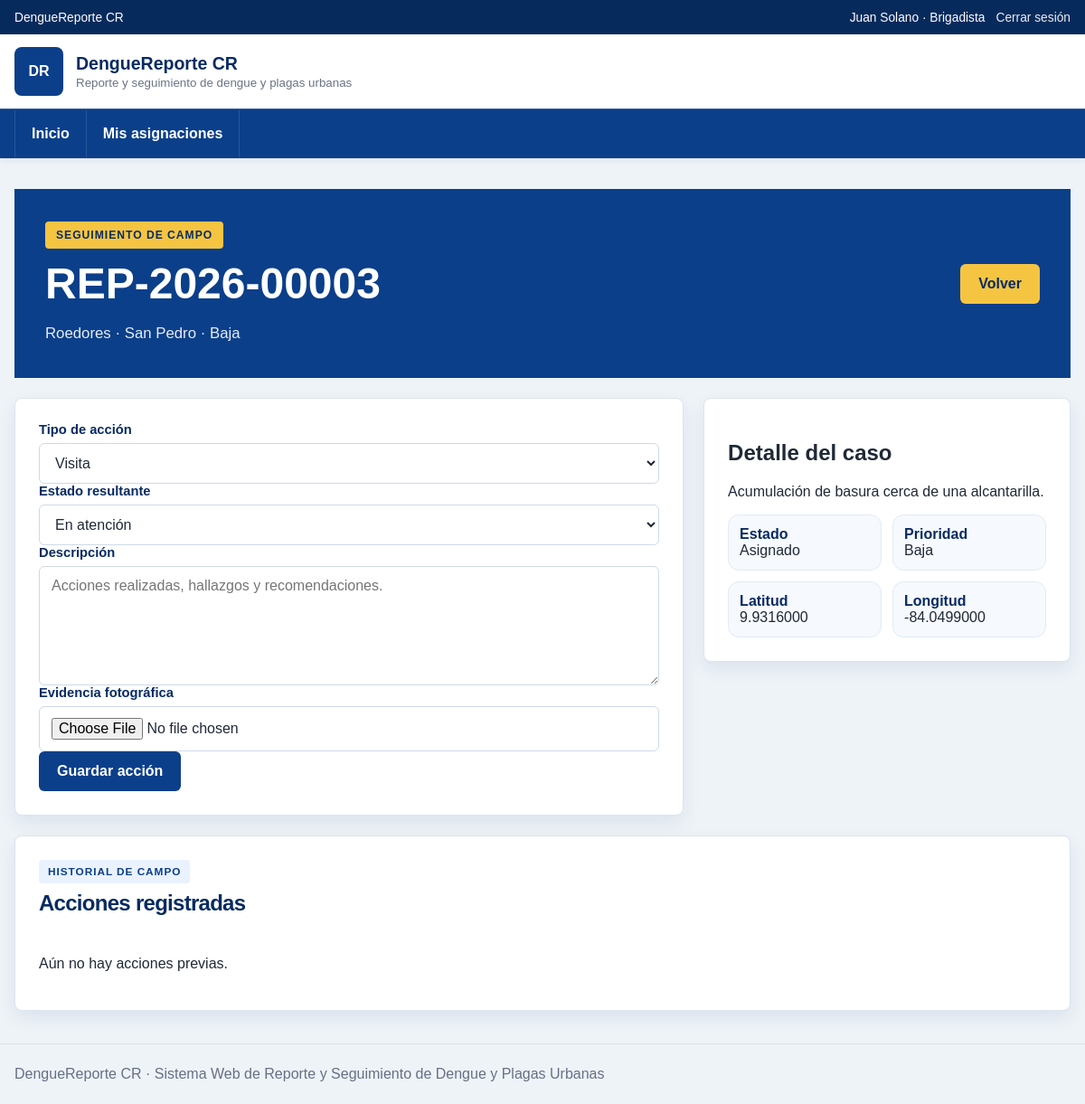
The app's page /index.php?controller=brigadista&action=accion&reporte_id=3 (signed in) with its own data.
### tables this page shows
CREATE TABLE asignaciones (
  id INT AUTO_INCREMENT PRIMARY KEY,
  reporte_id INT NOT NULL,
  brigadista_id INT NOT NULL,
  inspector_id INT NOT NULL,
  fecha_asignacion DATETIME NOT NULL DEFAULT CURRENT_TIMESTAMP,
  prioridad ENUM('Alta','Media','Baja') NOT NULL,
  activa TINYINT(1) NOT NULL DEFAULT 1,
  motivo_reasignacion VARCHAR(255) NULL,
  CONSTRAINT fk_asignacion_reporte FOREIGN KEY (reporte_id) REFERENCES reportes(id),
  CONSTRAINT fk_asignacion_brigadista FOREIGN KEY (brigadista_id) REFERENCES usuarios(id),
  CONSTRAINT fk_asignacion_inspector FOREIGN KEY (inspector_id) REFERENCES usuarios(id),
  INDEX idx_asignacion_activa(brigadista_id,activa)
);

CREATE TABLE reportes (
  id INT AUTO_INCREMENT PRIMARY KEY,
  codigo VARCHAR(30) UNIQUE NULL,
  usuario_id INT NOT NULL,
  zona_id INT NOT NULL,
  latitud DECIMAL(10,7) NOT NULL,
  longitud DECIMAL(10,7) NOT NULL,
  descripcion TEXT NOT NULL,
  tipo_foco_id INT NOT NULL,
  estado_id INT NOT NULL,
  prioridad ENUM('Alta','Media','Baja') NOT NULL DEFAULT 'Media',
  validado TINYINT(1) NOT NULL DEFAULT 0,
  fecha_creacion DATETIME NOT NULL DEFAULT CURRENT_TIMESTAMP,
  fecha_resolucion DATETIME NULL,
  CONSTRAINT fk_reporte_usuario FOREIGN KEY (usuario_id) REFERENCES usuarios(id),
  CONSTRAINT fk_reporte_zona FOREIGN KEY (zona_id) REFERENCES zonas(id),
  CONSTRAINT fk_reporte_tipo FOREIGN KEY (tipo_foco_id) REFERENCES tipos_foco(id),
  CONSTRAINT fk_reporte_estado FOREIGN KEY (estado_id) REFERENCES estados_reporte(id),
  INDEX idx_reporte_estado(estado_id),
  INDEX idx_reporte_zona(zona_id),
  INDEX idx_reporte_fecha(fecha_creacion)
);

CREATE TABLE tipos_foco (
  id INT AUTO_INCREMENT PRIMARY KEY,
  nombre VARCHAR(60) NOT NULL UNIQUE
);

CREATE TABLE zonas (
  id INT AUTO_INCREMENT PRIMARY KEY,
  nombre VARCHAR(100) NOT NULL,
  descripcion VARCHAR(255),
  latitud_centro DECIMAL(10,7) NOT NULL,
  longitud_centro DECIMAL(10,7) NOT NULL,
  municipalidad_id INT NULL,
  CONSTRAINT fk_zona_municipalidad FOREIGN KEY (municipalidad_id) REFERENCES municipalidades(id)
);

CREATE TABLE estados_reporte (
  id INT AUTO_INCREMENT PRIMARY KEY,
  nombre VARCHAR(40) NOT NULL UNIQUE
);

### app/core/Controller.php (called while the page is built, shortened)
<?php
class Controller
{
    protected function render(string $view, array $data = []): void
    {
        extract($data, EXTR_SKIP);
        require APP_PATH . '/views/layouts/header.php';
        require APP_PATH . '/views/' . $view . '.php';
        require APP_PATH . '/views/layouts/footer.php';
    }
}

### app/controllers/BrigadistaController.php (called while the page is built, shortened)
<?php
class BrigadistaController extends Controller
{
    private FieldActionModel $field;
    public function __construct()
    {
        $db = Database::getConnection();
        $this->field = new FieldActionModel($db);
    }
    public function accion(): void
    {
        $reporteId = (int)($_GET['reporte_id'] ?? $_POST['reporte_id'] ?? 0);
        $caso = $reporteId ? $this->field->assignment($reporteId, Auth::id()) : null;
        $this->render('brigadista/accion', [
            'pageTitle' => 'Registrar acción de campo',
            'caso' => $caso,
            'acciones' => $this->field->actions($reporteId),
            'historial' => $this->field->history($reporteId),
        ]);
    }
}

### public/index.php (called while the page is built, shortened)
<?php
require APP_PATH . '/core/helpers.php';
require APP_PATH . '/core/Auth.php';
require APP_PATH . '/core/Controller.php';
$action = $_GET['action'] ?? 'index';
try {
    $controller = new $map[$controllerName]();
    $controller->$action();
} catch (PDOException $e) {
    http_response_code(500);
    $message = (getenv('APP_ENV') ?: 'local') === 'local'
        ? $e->getMessage()
        : 'Error de base de datos.';
    echo '<h1>Error de conexión</h1><p>'
        . htmlspecialchars($message, ENT_QUOTES, 'UTF-8')
        . '</p>';
}

### app/core/Auth.php (called while the page is built, shortened)
<?php
class Auth
{
    public static function id(): ?int
    {
        return isset($_SESSION['user']['id']) ? (int)$_SESSION['user']['id'] : null;
    }
}

### app/models/FieldActionModel.php (called while the page is built, shortened)
<?php
class FieldActionModel
{
    public function assignment(int $reporteId, int $brigadistaId): ?array
    {
        $sql = "
            SELECT
                a.*,
                r.codigo,
                r.descripcion,
                r.latitud,
                r.longitud,
                r.usuario_id,
                r.estado_id,
                r.prioridad,
                z.nombre AS zona,
                t.nombre AS tipo,
                e.nombre AS estado
            FROM asignaciones a
            JOIN reportes r ON r.id = a.reporte_id
            JOIN zonas z ON z.id = r.zona_id
            JOIN tipos_foco t ON t.id = r.tipo_foco_id
            JOIN estados_reporte e ON e.id = r.estado_id
            WHERE a.reporte_id = :reporte
              AND a.brigadista_id = :brigadista
              AND a.activa = 1
            LIMIT 1
        ";
        $stmt = $this->db->prepare($sql);
        $stmt->execute([
            'reporte' => $reporteId,
            'brigadista' => $brigadistaId,
        ]);
        return $stmt->fetch() ?: null;
    }
}

### app/core/helpers.php (called while the page is built, shortened)
<?php
function url(string $controller = 'home', string $action = 'index', array $params = []): string
{
    $query = array_merge(['controller' => $controller, 'action' => $action], $params);
    return 'index.php?' . http_build_query($query);
}
function e(?string $value): string
{
    return htmlspecialchars((string)$value, ENT_QUOTES, 'UTF-8');
}

### app/views/brigadista/accion.php (the view, shortened to what this page needs)
<section class="page-hero mvc-hero">
  <div>
    <span class="tag">Seguimiento de campo</span>
    <h1><?= e($caso['codigo']) ?></h1>
    <p><?= e($caso['tipo']) ?> · <?= e($caso['zona']) ?> · <?= e($caso['prioridad']) ?></p>
  </div>
  <a class="btn btn-glow" href="<?= url('brigadista', 'asignaciones') ?>">Volver</a>
</section>
<section class="mvc-two-col">
  <form method="post" enctype="multipart/form-data" class="card panel-card stack">
    <div class="field">
      <label>Tipo de acción</label>
      <select name="tipo_accion" required>
        <option value="Visita">Visita</option>
      </select>
    </div>
    <div class="field">
      <label>Estado resultante</label>
      <select name="estado_resultado" required>
        <option value="En atención">En atención</option>
      </select>
    </div>
    <div class="field">
      <label>Descripción</label>
      <textarea name="descripcion" required minlength="10" placeholder="Acciones realizadas, hallazgos y recomendaciones."></textarea>
    </div>
    <div class="field">
      <label>Evidencia fotográfica</label>
      <input type="file" name="evidencia" accept="image/jpeg,image/png,image/webp">
    </div>
    <button class="btn" type="submit">Guardar acción</button>
  </form>
  <div class="card panel-card">
    <h2>Detalle del caso</h2>
    <p><?= e($caso['descripcion']) ?></p>
    <div class="detail-list">
      <div><strong>Estado</strong><br><?= e($caso['estado']) ?></div>
      <div><strong>Prioridad</strong><br><?= e($caso['prioridad']) ?></div>
      <div><strong>Latitud</strong><br><?= e($caso['latitud']) ?></div>
      <div><strong>Longitud</strong><br><?= e($caso['longitud']) ?></div>
    </div>
  </div>
</section>
<section class="card panel-card mvc-section-space">
  <div class="section-title">
    <div><span class="eyebrow">Historial de campo</span><h2>Acciones registradas</h2></div>
  </div>
  <div class="timeline-grid">
    <?php if (!$acciones): ?><p>Aún no hay acciones previas.</p><?php endif; ?>
  </div>
</section>

### css/style.css (style rules this page uses)
:root { --azul: #0b3f8a; --azul-oscuro: #072b62; --azul-suave: #eaf2ff; --celeste: #00a6d6; --amarillo: #f5c542; --verde: #2f9e44; --rojo: #d94848; --naranja: #f08c00; --texto: #1f2937; --muted: #687487; --linea: #dbe4f0; --fondo: #f4f7fb; --blanco: #ffffff; --sombra: 0 18px 42px rgba(7, 43, 98, 0.13); --radio: 18px; font-family: Arial, Helvetica, sans-serif; }
* { box-sizing: border-box; }
html { scroll-behavior: smooth; }
body { margin: 0; min-height: 100vh; color: var(--texto); background: radial-gradient(circle at top right, rgba(0, 166, 214, .12), transparent 320px), linear-gradient(180deg, #ffffff 0, var(--fondo) 360px, #eef3f9 100%); }
a { color: inherit; text-decoration: none; }
button, input, select, textarea { font: inherit; }
.status-pill, .tag, .eyebrow, .owner, .map-chip { display: inline-flex; align-items: center; gap: 7px; width: fit-content; border-radius: 999px; font-weight: 800; }
.hero, .page-hero { position: relative; overflow: hidden; color: #fff; border-radius: 0 0 34px 34px; background: linear-gradient(100deg, rgba(7, 43, 98, .98), rgba(11, 63, 138, .92)), radial-gradient(circle at 92% 18%, rgba(245, 197, 66, .42), transparent 270px); }
.hero::after, .page-hero::after { content: ""; position: absolute; right: -80px; bottom: -120px; width: 320px; height: 320px; border-radius: 50%; border: 42px solid rgba(255,255,255,.08); }
.page-hero { margin-bottom: 28px; padding: 36px 34px; display: flex; align-items: center; justify-content: space-between; gap: 20px; }
.hero-copy h1, .page-hero h1 { margin: 12px 0 14px; max-width: 760px; line-height: 1.03; font-size: clamp(2.1rem, 4.8vw, 4.1rem); letter-spacing: -.05em; }
.hero-copy p, .page-hero p { max-width: 680px; margin: 0; color: rgba(255,255,255,.88); line-height: 1.65; font-size: 1.05rem; }
.tag { padding: 8px 12px; color: var(--azul-oscuro); background: var(--amarillo); text-transform: uppercase; font-size: .76rem; letter-spacing: .08em; }
.btn { display: inline-flex; align-items: center; justify-content: center; gap: 8px; min-height: 44px; padding: 11px 18px; border-radius: 10px; border: 2px solid transparent; background: var(--azul); color: #fff; font-weight: 800; cursor: pointer; transition: .18s ease; box-shadow: 0 10px 22px rgba(11, 63, 138, .17); }
.btn-glow { background: var(--amarillo); color: var(--azul-oscuro); }
.card { background: #fff; border-radius: var(--radio); border: 1px solid var(--linea); box-shadow: var(--sombra); }
.panel-card { padding: 28px; }
.section-title { display: flex; align-items: end; justify-content: space-between; gap: 16px; margin-bottom: 22px; }
.compact-title h2, .section-title h2, .map-head h2 { margin: 8px 0 6px; color: var(--azul-oscuro); letter-spacing: -.03em; }
.eyebrow { padding: 6px 10px; color: var(--azul); background: var(--azul-suave); font-size: .74rem; letter-spacing: .08em; text-transform: uppercase; }
.service-grid, .module-grid, .stats-grid, .chart-grid, .timeline-grid, .info-grid { display: grid; gap: 18px; }
.timeline-grid { grid-template-columns: repeat(3, minmax(0, 1fr)); }
.field { display: grid; gap: 7px; }
.field label { color: var(--azul-oscuro); font-weight: 800; font-size: .92rem; }
.field input, .field select, .field textarea { width: 100%; border: 1px solid #cfd9e8; border-radius: 12px; background: #fff; color: var(--texto); padding: 12px 13px; outline: none; }
.field textarea { min-height: 132px; resize: vertical; }
.detail-list { display: grid; grid-template-columns: repeat(2, minmax(0, 1fr)); gap: 12px; }
.detail-list div { padding: 12px; border-radius: 12px; background: #f6f9fd; border: 1px solid #e3ebf6; }
.detail-list strong { color: var(--azul-oscuro); }
body { background: #eef3f8; }
.status-pill, .tag, .eyebrow, .owner, .map-chip { border-radius: 4px; }
.hero, .page-hero { border-radius: 0; background: #0b3f8a; }
.hero::after, .page-hero::after { display: none; }
.hero-copy h1, .page-hero h1 { max-width: 780px; font-size: clamp(2rem, 4vw, 3.2rem); line-height: 1.12; letter-spacing: 0; }
.hero-copy p, .page-hero p { color: rgba(255,255,255,.9); }
.btn { border-radius: 6px; box-shadow: none; }
.btn-glow { background: #f5c542; }
.hero-dashboard, .institution-card, .card, .map-card, .detail-card, .case-preview, .chart-card, .insight-card { border-radius: 8px; box-shadow: 0 8px 20px rgba(7, 43, 98, .08); }
.panel-card { padding: 26px; }
.field input, .field select, .field textarea, .upload-zone, .table-wrap, #mapaCaso { border-radius: 6px; }

### records on screen
asignaciones: reporte.codigo "REP-2026-00003", tipos_foco.nombre "Roedores", zonas.nombre "San Pedro", reporte.prioridad "Baja", reporte.descripcion "Acumulación de basura cerca de una alcantarilla.", estados_reporte.nombre "Asignado", reporte.latitud "9.9316000", reporte.longitud "-84.0499000"

### other values on screen
$user['nombre'] "Juan Solano"
$role "Brigadista"
